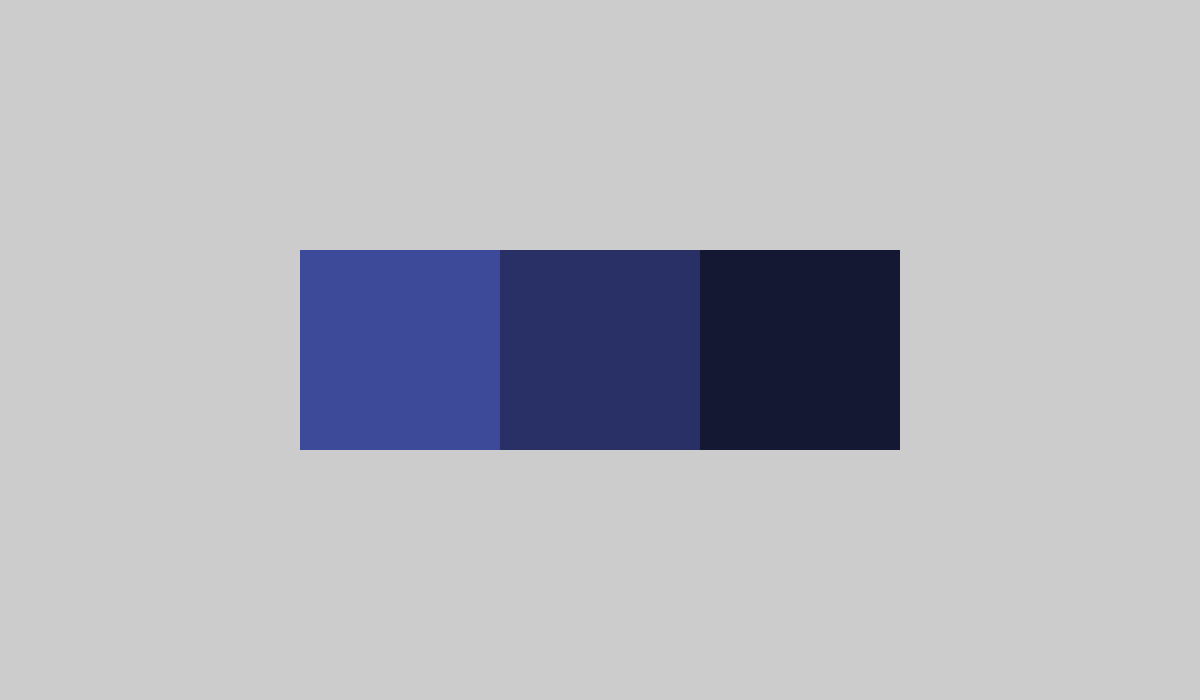
Frame 1 (no input)
Frame 60 (the mouse pressed at the canvas centre just before this capture): identical to frame 1, image omitted
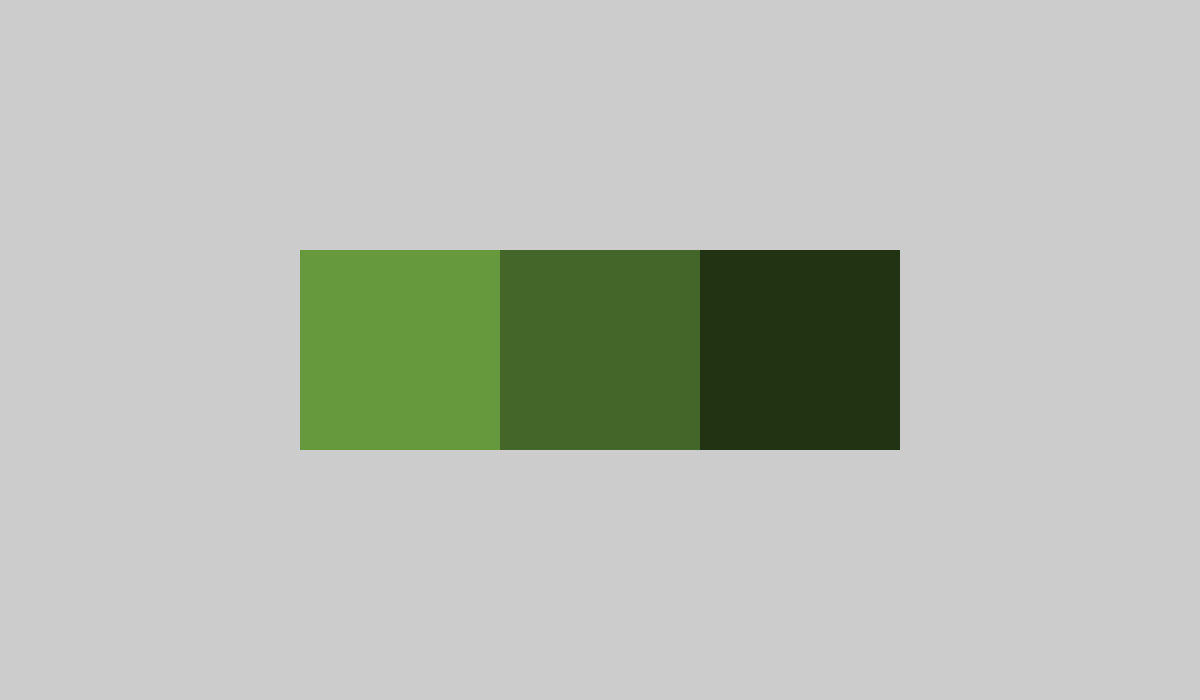
Frame 120 (the mouse held since frame 60 and released just before this capture)

The Processing sketch that drew these frames (run headless with seeded random() and noise(); from frame 60 on, the mouse is pressed at the canvas centre):

// Processing sketch: es506a
// ── es506a.pde
boolean change = false;
int hue;
int saturation;
int brightness;
color c;

void setup() {
  size(1200,700);
  hue = (int)random(0,360);
}

void draw() {
  noStroke();
  colorMode(HSB, 360,100,100);
  rectMode(CENTER); 
  saturation = 60;
  brightness = 60;
  fill(hue, saturation, brightness);
  rect(width/2-200,height/2, 200, 200);
  brightness = 40;
  fill(hue, saturation, brightness);
  rect(width/2,height/2, 200, 200);
  brightness = 20;
  fill(hue, saturation, brightness);
  rect(width/2+200,height/2, 200, 200);
}

void mousePressed() {
  hue = (int)random(0,360);
}
